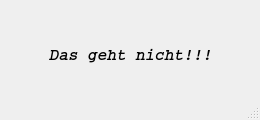
<?xml version="1.0" encoding="UTF-8"?>
<ui version="4.0">
 <class>Dialog</class>
 <widget class="QDialog" name="Dialog">
  <property name="windowModality">
   <enum>Qt::ApplicationModal</enum>
  </property>
  <property name="geometry">
   <rect>
    <x>0</x>
    <y>0</y>
    <width>260</width>
    <height>120</height>
   </rect>
  </property>
  <property name="sizePolicy">
   <sizepolicy hsizetype="Fixed" vsizetype="Fixed">
    <horstretch>0</horstretch>
    <verstretch>0</verstretch>
   </sizepolicy>
  </property>
  <property name="minimumSize">
   <size>
    <width>260</width>
    <height>120</height>
   </size>
  </property>
  <property name="maximumSize">
   <size>
    <width>260</width>
    <height>120</height>
   </size>
  </property>
  <property name="font">
   <font>
    <family>Arial</family>
    <pointsize>12</pointsize>
    <kerning>false</kerning>
   </font>
  </property>
  <property name="windowTitle">
   <string>Achtung!</string>
  </property>
  <property name="sizeGripEnabled">
   <bool>true</bool>
  </property>
  <property name="modal">
   <bool>true</bool>
  </property>
  <widget class="QLabel" name="label_achtung">
   <property name="geometry">
    <rect>
     <x>10</x>
     <y>30</y>
     <width>241</width>
     <height>51</height>
    </rect>
   </property>
   <property name="font">
    <font>
     <family>Courier</family>
     <weight>75</weight>
     <italic>true</italic>
     <bold>true</bold>
    </font>
   </property>
   <property name="autoFillBackground">
    <bool>false</bool>
   </property>
   <property name="frameShape">
    <enum>QFrame::NoFrame</enum>
   </property>
   <property name="frameShadow">
    <enum>QFrame::Plain</enum>
   </property>
   <property name="lineWidth">
    <number>0</number>
   </property>
   <property name="midLineWidth">
    <number>0</number>
   </property>
   <property name="text">
    <string>Das geht nicht!!!</string>
   </property>
   <property name="alignment">
    <set>Qt::AlignCenter</set>
   </property>
  </widget>
 </widget>
 <resources/>
 <connections/>
</ui>
